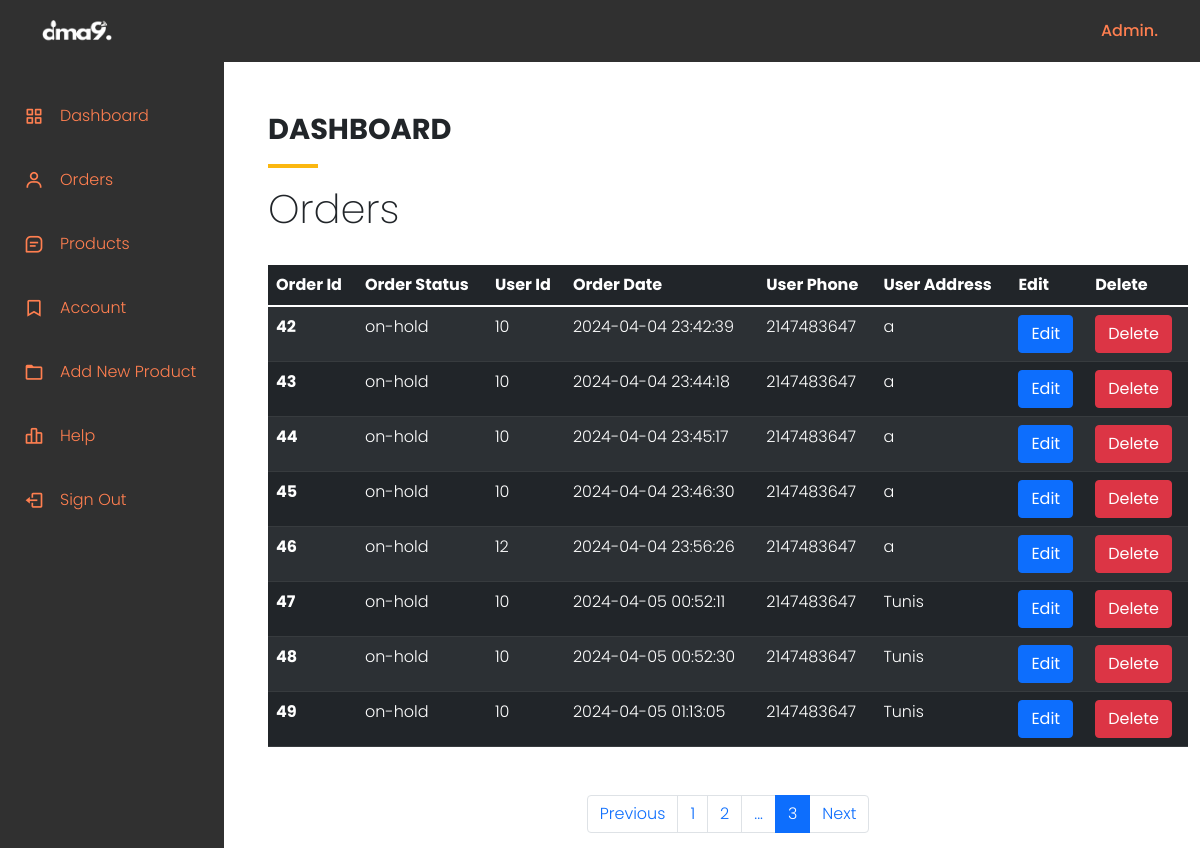
Page /admin/index.php?page_no=3 (signed in) on the committed database.
### tables this page shows
CREATE TABLE `orders` (
  `order_id` int(11) NOT NULL,
  `order_cost` decimal(6,2) NOT NULL,
  `order_status` varchar(100) NOT NULL,
  `user_id` int(11) NOT NULL,
  `user_phone` int(11) NOT NULL,
  `user_city` varchar(255) NOT NULL,
  `user_address` varchar(255) NOT NULL,
  `order_date` datetime NOT NULL DEFAULT current_timestamp()
);

### admin/index.php (the view, shortened to what this page needs)
<?php include 'header.php'; ?>
<?php
    if(isset($_GET['page_no']) && $_GET['page_no'] != ""){
        $page_no = $_GET['page_no'];
    }else{
        $page_no = 1;
    }
    $stmt1 = $conn->prepare("SELECT COUNT(*) AS total_records FROM orders");
    $stmt1->execute();
    $stmt1->bind_result($total_records);
    $total_records_per_page = 8;
    $offset = ($page_no - 1) * $total_records_per_page;
    $total_no_of_pages = ceil($total_records/$total_records_per_page);
    $stmt2 = $conn->prepare("SELECT * FROM orders LIMIT $offset, $total_records_per_page");
    $stmt2->execute();
    $orders = $stmt2->get_result();
?>
<?php include 'sidemenu.php'; ?>
    <div class="container page-title text-left mt-5 py-4">
    <div class="py-1">
    </div>
        <h2>DASHBOARD</h2>
        <hr class="">
        <h1>Orders</h1>
    </div>
    <div class="container">
        <table class="table table-striped table-dark">
        <thead>
            <tr>
            <th scope="col">Order Id</th>
            <th scope="col">Order Status</th>
            <th scope="col">User Id</th>
            <th scope="col">Order Date</th>
            <th scope="col">User Phone</th>
            <th scope="col">User Address</th>
            <th scope="col">Edit</th>
            <th scope="col">Delete</th>
            </tr>
        </thead>
        <tbody>
        <?php while($order = $orders->fetch_assoc()){ ?>
            <tr>
            <th scope="row"><?php echo $order['order_id']; ?></th>
            <td><?php echo $order['order_status']; ?></td>
            <td><?php echo $order['user_id']; ?></td>
            <td><?php echo $order['order_date']; ?></td>
            <td><?php echo $order['user_phone']; ?></td>
            <td><?php echo $order['user_address']; ?></td>
            <td><a href="edit_order.php?order_id=<?php echo $order['order_id']; ?>" class="btn btn-primary">Edit</a></td>
            <td><a href="edit_order.php?order_id=<?php echo $order['order_id']; ?>" class="btn btn-danger">Delete</a></td>
            </tr>
        <?php } ?>
        </tbody>
        </table>
    </div>
        <nav aria-label="page navigation">
                <ul class="pagination justify-content-center mt-5">
                    <li class="page-item <?php if($page_no <= 1){echo 'disabled';} ?>">
                        <a class="page-link" href="<?php if($page_no <= 1){echo '#';}else{ echo '?page_no='.($page_no-1);} ?>">Previous</a>
                    </li>
                    <li class="page-item <?php if($page_no == 1){echo 'active';}?>"><a class="page-link" href="?page_no=1">1</a></li>
                    <li class="page-item <?php if($page_no == 2){echo 'active';}else if($total_no_of_pages < 2){echo 'disabled';} ?>" aria-current="page">
                        <a class="page-link" href="?page_no=2">2</a>
                    </li>
                    <?php if($total_no_of_pages > 2){ ?>
                        <li class="page-item"><a class="page-link" href="#">...</a></li>
                        <li class="page-item <?php if($page_no > 2){ echo 'active'; }?>"><a class="page-link" href="<?php if($page_no < 3){ echo '?page_no=3'; }else{ echo '?page_no='.$page_no; }?>">
                            <?php if($page_no < 3){ echo 3; }else{ echo $page_no; } ?></a></li>
                    <?php } ?>
                    <li class="page-item <?php if($page_no >= $total_no_of_pages){echo 'disabled';} ?>">
                        <a class="page-link" href="<?php if($page_no >= $total_no_of_pages){echo '#';}else{ echo '?page_no='.($page_no+1);} ?>">Next</a>
                    </li>
                </ul>
        </nav>
<?php include 'footer.php'; ?>

### assets/css/style.css (style rules this page uses)
* { margin: 0; padding: 0; box-sizing: border-box; }
body { font-family: 'Poppins',sans-serif; font-weight: 300; }
h1 { font-size: 2.5rem; font-weight: 200; }
h2 { font-size: 1.8rem; font-weight: 300; }
hr { width: 30px; height: 3px !important; opacity: 1 !important; background-color: #fb774b; margin: 20px auto; }
hr { width: 50px; border: 2px solid #fbb710; margin: 17px 0; }

### admin/dashboard.css (style rules this page uses)
:root { --header-height: 3rem; --nav-width: 68px; --first-color: #4723D9; --first-color-light: #AFA5D9; --white-color: #F7F6FB; --body-font: 'Nunito', sans-serif; --normal-font-size: 1rem; --z-fixed: 100; }
a { text-decoration: none; }
.body-pd { padding-left: calc(var(--nav-width)); }
.active { color: coral; }
.active::before { content: ''; position: absolute; left: 0; width: 2px; height: 32px; }
@media screen and (min-width: 768px) { .body-pd { padding-left: calc(var(--nav-width) + 188px); } }
.page-title h2 { font-weight: 700; margin-top: 1rem; }

### rows in the picture
orders: order_id "42", order_status "on-hold", user "10", order_date "2024-04-04 23:42:39", user_phone "2147483647", user_address "a"
orders: order_id "43", order_status "on-hold", user "10", order_date "2024-04-04 23:44:18", user_phone "2147483647", user_address "a"
orders: order_id "44", order_status "on-hold", user "10", order_date "2024-04-04 23:45:17", user_phone "2147483647", user_address "a"
orders: order_id "45", order_status "on-hold", user "10", order_date "2024-04-04 23:46:30", user_phone "2147483647", user_address "a"
orders: order_id "46", order_status "on-hold", user "12", order_date "2024-04-04 23:56:26", user_phone "2147483647", user_address "a"
orders: order_id "47", order_status "on-hold", user "10", order_date "2024-04-05 00:52:11", user_phone "2147483647", user_address "Tunis"
orders: order_id "48", order_status "on-hold", user "10", order_date "2024-04-05 00:52:30", user_phone "2147483647", user_address "Tunis"
orders: order_id "49", order_status "on-hold", user "10", order_date "2024-04-05 01:13:05", user_phone "2147483647", user_address "Tunis"

### other values in the picture
$page_no "3"
